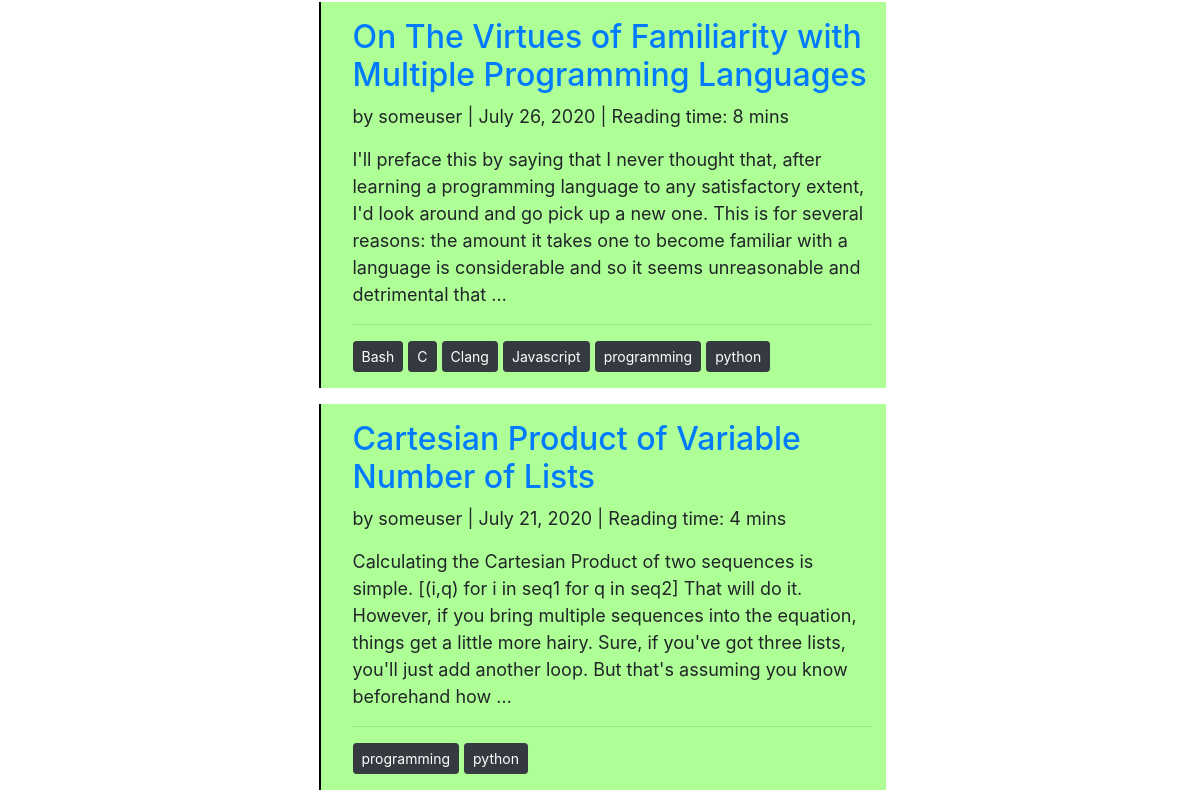
Before: / (middle part) with the older database file.
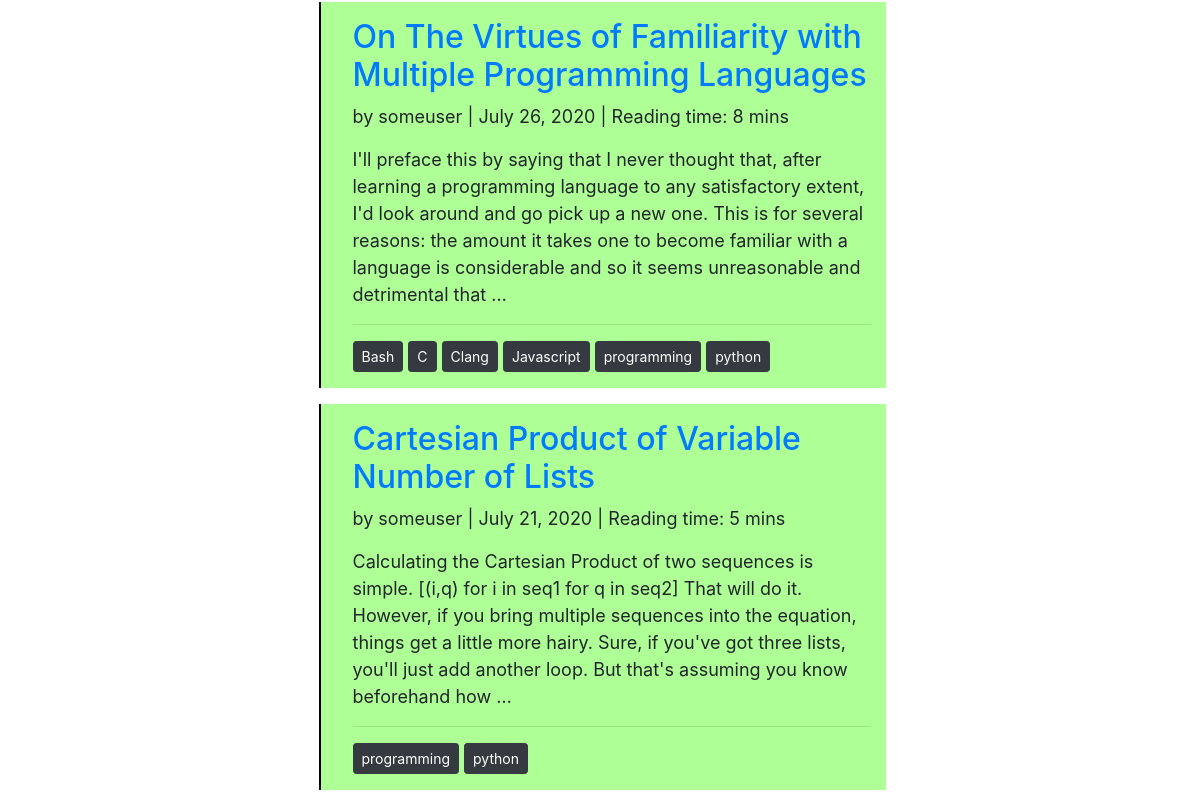
After: the same page with the newer database file.
### posts/models.py (models this page shows, shortened)
class Post(models.Model):
    title = models.CharField(max_length=150)
    body_text = RichTextField()   # use the ckeditor's wysiwyg admin interface
    author = models.ForeignKey(settings.AUTH_USER_MODEL,   #the FK here points to the built-in user model
        on_delete=models.CASCADE)
    publication_date = models.DateField( # check that this is a datefield before storage in the DB
            auto_now_add=True      # Automatically set the field to today when the object is first created.
            )
    section = models.ForeignKey(
            'Category',
            on_delete=models.CASCADE,
            default="Etc")
    tags = models.ManyToManyField(Tags)
    def get_reading_length(self):
        body_text_length= len(self.body_text.split(' ')) # split the body_text into words (using whitespace as the delimiter) and count how many words there are
        reading_length = 'Reading time: ' + str(round(body_text_length / 200)) + ' mins'      #apparently, studies have shown that 238 words per minute is the average reading speed, but I'll round it down to 200
        return reading_length
    def get_absolute_url(self):
        return "/posts/{}/".format(self.id)

### pages/views.py (the view, shortened to what this page needs)
# urls.py: path('', HomeAjaxView, name='home'),
def HomeAjaxView(request):
    HOME_PAGE_TEMPLATE = 'home.html'
    AJAX_TEMPLATE = 'cards.html'    # the template that's meant to be rendered into HTML, turned into a string and sent as an Ajax response. On the client, Javascript is to replace the appropriate parts with the html contained in the response object
    def get_queryset():
       req = request.GET.get('sort_options', None)
       if not req: # if no sort_options query string is part of the url, i.e. if a request for "" or "/home/" is made without any sorting specified, but with or without pagination
          return Post.objects.order_by('-publication_date') #then (i.e. this is made the default) - sort by most recent first
    def get_page():
       page_obj = request.GET.get('page', 1)  # if the request dict contains no 'page' key (ie no page query strig came with the http request), default to 1
       paginator_obj = Paginator(get_queryset(), 5)  #paginate the queryset to 5 items per page
       try:
          post_list = paginator_obj.page(page_obj)   # get the page number specified in the get query querystring parameter of the URL, or the first page, by default, if no page is specified in the request
          is_paginated = True if paginator_obj.num_pages> 1 else False   #set is_Paginated to true if and only if the items span at least two pages, else False (no pagination)
       except PageNotAnInteger:
          post_list = paginator_obj.page(1)
       except EmptyPage:
          post_list = paginator_obj.page(paginator.num_pages)
       return post_list, is_paginated
    def get_context_data():
        context = {}
        POST_LIST, IS_PAGINATED = get_page()   # call get_page to determine if there is pagination and if so get the queryset paginated
        context['categories'] = {cat : cat.post_set.count() for cat in Category.objects.all() if cat.post_set.count()>0}
        context['post_list'] = POST_LIST
        context['is_paginated'] = IS_PAGINATED
        context['page_obj'] = POST_LIST  #page_obj and post_list point to the same object, because post_list is actually a page object, the result of a paginated queryset
        mutable_querydict_copy = request.GET.copy()  #By default QueryDicts are immutable, though the copy() method will always return a mutable copy.
        sort_query_string_var = mutable_querydict_copy.pop('page', True) and mutable_querydict_copy.urlencode()
        context['sort_query_string'] = sort_query_string_var
        return context
    CONTEXT = get_context_data()  #call the get_context_data function defined above to build up the context to be passed to render()
    if not request.is_ajax():   # check that the header contains a ('X-REQUESTED-WITH', 'XMLHttpRequest') field
       return render(request, HOME_PAGE_TEMPLATE, CONTEXT)
    elif request.is_ajax():
       return render(request, AJAX_TEMPLATE, CONTEXT)

### posts/models.py (called while the page is built)
    def __str__(self):
        return self.cat_name

    def get_absolute_url(self):
              return "/posts/cat/{}/".format(self.cat_name)

### tags/models.py (called while the page is built)
    def __str__(self):
        return self.tag_name #the printable representation of a Tags instance is its tag_name

    def get_absolute_url(self):
        return "/tags/{}/".format(self.tag_name)

### templates/home.html (shortened to what this page needs)
{% extends "basedoc.html" %}
{% block body %}
<div id="to_be_replaced">
{% for p in post_list %}
<div class="row justify-content-center">
      <div class="col-12 col-sm-6 homecards">
	      <h2> <a href="{{p.get_absolute_url}}">{{ p.title }}</a></h2>
	      <p> by {{ p.author }} | {{ p.publication_date }} | {{ p.get_reading_length }}</h3>
      	      <br>
	      <p> {{ p.body_text|safe|striptags|truncatewords:55}} </p>
	      <hr>
	      <p>{% for item in p.tags.all%} <a href="{{ item.get_absolute_url }}"><button type="button" class="btn btn-dark btn-sm">{{item}}</button></a> {% endfor %}</p>
      </div>
</div>
{% endfor %}
</div>
{% endblock body %}

Changed rows visible on the page:
changed Post "Cartesian Product of Variable Number of Lists": get_reading_length "Reading time: 4 mins" → "Reading time: 5 mins"
